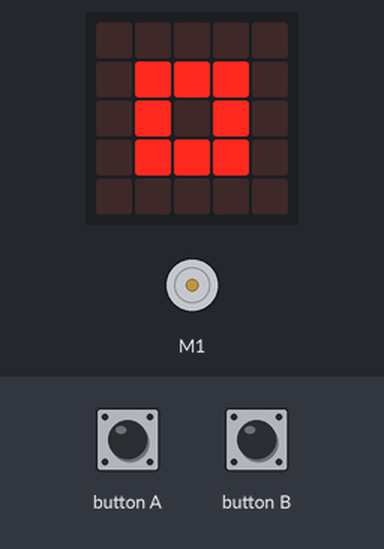
The program below on a simulated BBC micro:bit (MakeCode). On the bench: the board's 5×5 LED display, DC motor (green arrow = forward, orange = backward, longer = faster). The inputs (shaded band) are chosen by the test bench.

Above: at 1.8 s.
1.9 s: button A pressed for 0.15 s
At 3.0 s:
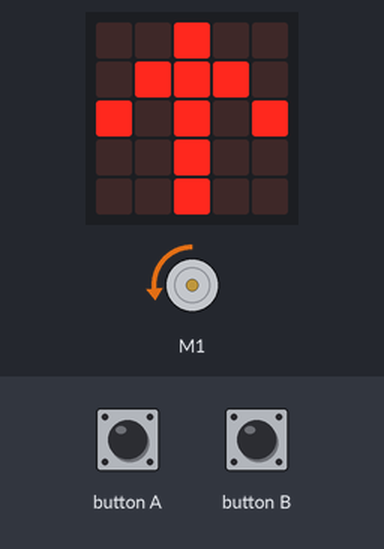
4.1 s: button B pressed for 0.15 s
At 4.7 s:
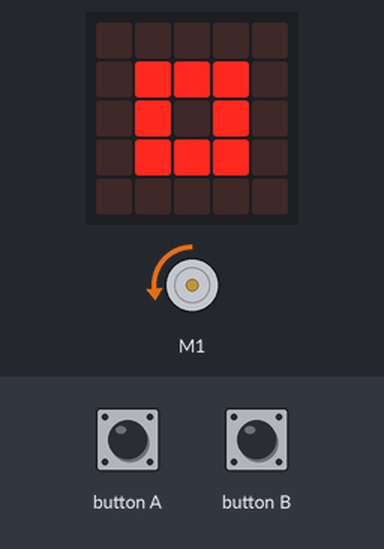
6.3 s: button B pressed for 0.15 s
At 7.5 s:
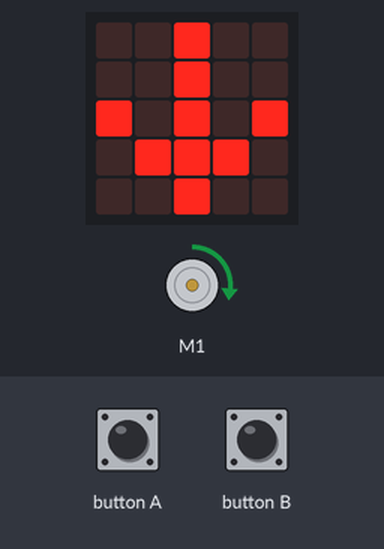
8.5 s: button A pressed for 0.15 s
At 9.1 s:
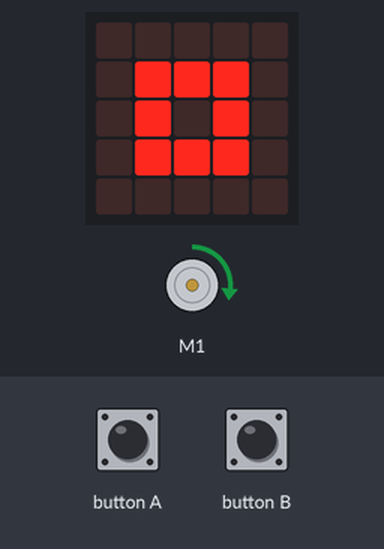
10.7 s: button A pressed for 0.15 s
At 11.3 s:
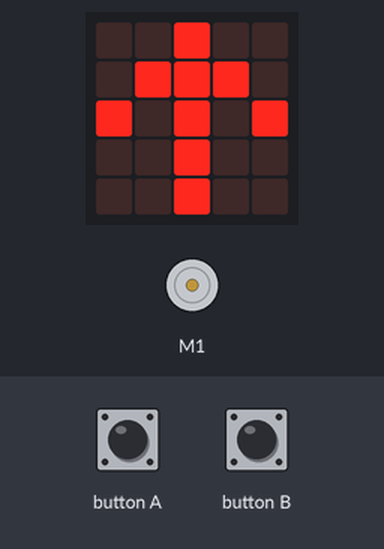
Timing chart, 0 to 13.7 s (numbered marks = the images above; inputs shaded):
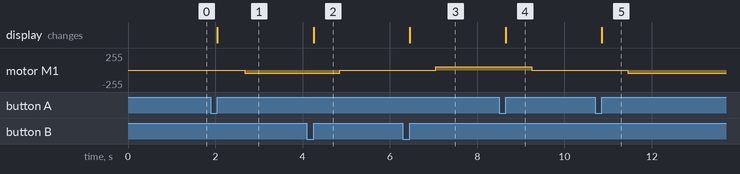

The program:

main.ts
```typescript
input.onButtonPressed(Button.A, function () {
    if (cur_speed != 0) {
        basic.showIcon(IconNames.SmallSquare)
        wuKong.stopMotor(wuKong.MotorList.M1)
        cur_speed = 0
    } else {
        cur_speed = 0 - Math.abs(def_speed)
        basic.showArrow(ArrowNames.North)
        wuKong.setMotorSpeed(wuKong.MotorList.M1, cur_speed)
    }
})
input.onButtonPressed(Button.B, function () {
    if (cur_speed != 0) {
        basic.showIcon(IconNames.SmallSquare)
        wuKong.stopMotor(wuKong.MotorList.M1)
        cur_speed = 0
    } else {
        cur_speed = def_speed
        basic.showArrow(ArrowNames.South)
        wuKong.setMotorSpeed(wuKong.MotorList.M1, cur_speed)
    }
})
let cur_speed = 0
let def_speed = 0
def_speed = 19
cur_speed = 0
basic.showIcon(IconNames.SmallSquare)
```

test.ts
```typescript
// οι δοκιμές πηγαίνουν εδώ, δεν θα γίνει εκτέλεση όταν αυτό το πακέτο χρησιμοποιηθεί ως επέκταση.
```

Measured:
- after the input at 1.9 s, motor M1: stopped → backward 48/255 after 0.77 s; the display: changes after 0.15 s (image 1)
- after the input at 4.1 s, motor M1: backward 48/255 → stopped after 0.75 s; the display: changes after 0.15 s (image 2)
- after the input at 6.3 s, motor M1: stopped → forward 48/255 after 0.75 s; the display: changes after 0.15 s (image 3)
- after the input at 8.5 s, motor M1: forward 48/255 → stopped after 0.75 s; the display: changes after 0.15 s (image 4)
- after the input at 10.7 s, motor M1: stopped → backward 48/255 after 0.75 s; the display: changes after 0.15 s (image 5)
